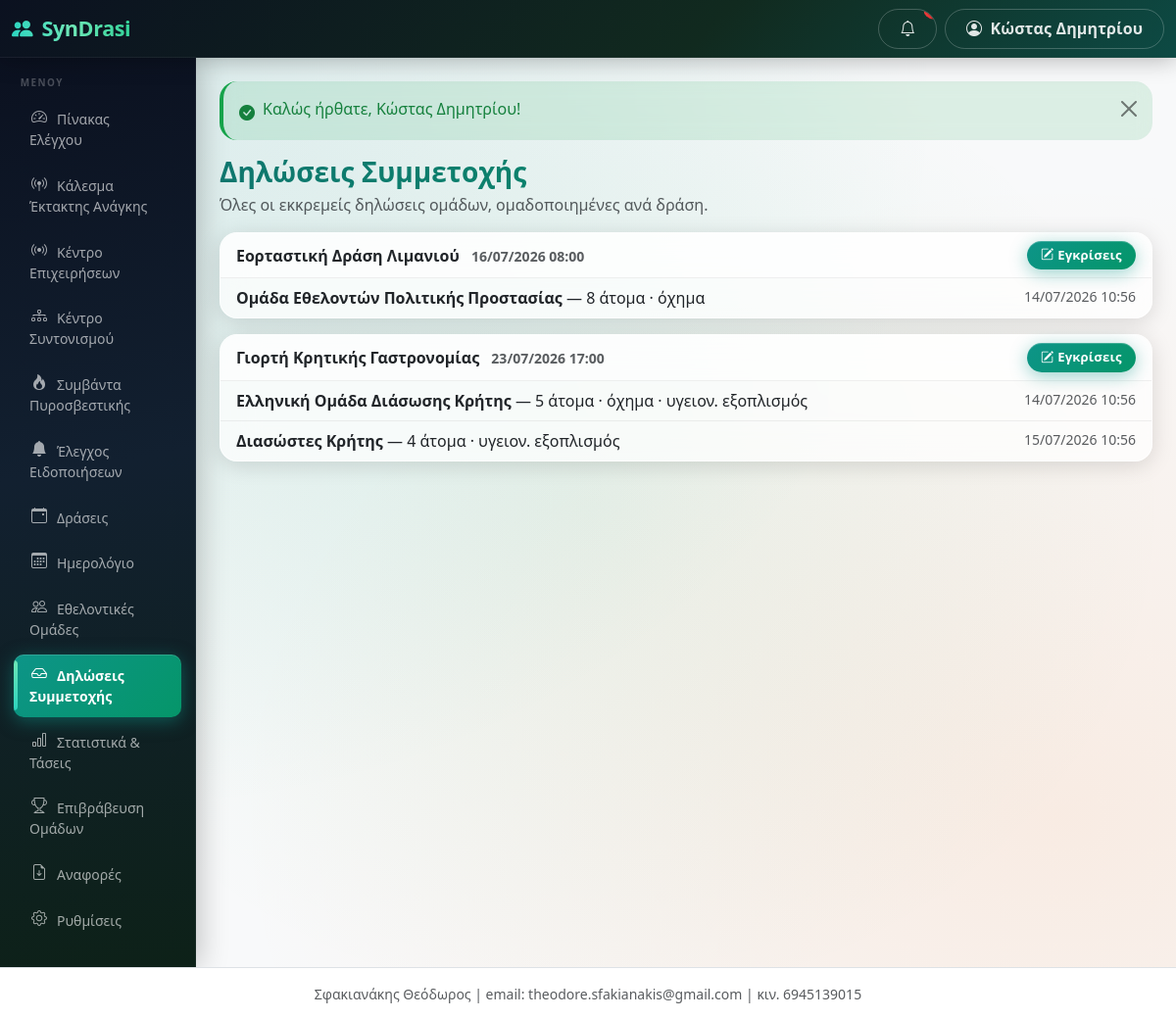
The app's page /public/applications (signed in) with its own data.
### tables this page shows
CREATE TABLE users (
  id INT AUTO_INCREMENT PRIMARY KEY,
  municipality_id INT NULL,
  team_id INT NULL,
  name VARCHAR(255) NOT NULL,
  email VARCHAR(255) NOT NULL UNIQUE,
  phone VARCHAR(50) NULL,
  password_hash VARCHAR(255) NOT NULL,
  role ENUM('super_admin','municipality_admin','team_admin','event_operator') NOT NULL,
  status ENUM('active','inactive') NOT NULL DEFAULT 'active',
  language_code VARCHAR(10) NULL,
  last_login_at DATETIME NULL,
  created_at DATETIME NOT NULL DEFAULT CURRENT_TIMESTAMP,
  updated_at DATETIME NULL ON UPDATE CURRENT_TIMESTAMP,
  INDEX idx_users_municipality_id (municipality_id),
  INDEX idx_users_team_id (team_id),
  FOREIGN KEY (language_code) REFERENCES languages(code)
);

CREATE TABLE municipalities (
  id INT AUTO_INCREMENT PRIMARY KEY,
  name VARCHAR(255) NOT NULL,
  authority_type ENUM('municipality','civil_protection','fire_service','coast_guard') NOT NULL DEFAULT 'municipality',
  official_name VARCHAR(255) NULL,
  short_name VARCHAR(80) NULL,
  city VARCHAR(255) NULL,
  address VARCHAR(255) NULL,
  email VARCHAR(255) NULL,
  phone VARCHAR(50) NULL,
  status ENUM('active','inactive') NOT NULL DEFAULT 'active',
  created_at DATETIME NOT NULL DEFAULT CURRENT_TIMESTAMP,
  updated_at DATETIME NULL ON UPDATE CURRENT_TIMESTAMP
);

CREATE TABLE event_applications (
  id INT AUTO_INCREMENT PRIMARY KEY,
  municipality_id INT NOT NULL,
  event_id INT NOT NULL,
  team_id INT NOT NULL,
  offered_people INT NOT NULL DEFAULT 0,
  offered_vehicle TINYINT(1) NOT NULL DEFAULT 0,
  offered_medical_equipment TINYINT(1) NOT NULL DEFAULT 0,
  comment TEXT NULL,
  status ENUM('pending','approved','rejected','cancelled') NOT NULL DEFAULT 'pending',
  approved_people INT NULL,
  admin_comment TEXT NULL,
  submitted_at DATETIME NOT NULL DEFAULT CURRENT_TIMESTAMP,
  reviewed_at DATETIME NULL,
  reviewed_by INT NULL,
  created_at DATETIME NOT NULL DEFAULT CURRENT_TIMESTAMP,
  updated_at DATETIME NULL ON UPDATE CURRENT_TIMESTAMP,
  actual_people INT NULL,
  actual_arrival_time DATETIME NULL,
  actual_departure_time DATETIME NULL,
  mission_commander_id INT NULL,
  members_notified_at DATETIME NULL,
  field_token VARCHAR(64) NULL COMMENT 'no-login link for the mission commander',
  field_pin VARCHAR(8) NULL COMMENT '4-digit gate for the field link (NULL = no gate)',
  UNIQUE KEY unique_event_team (event_id, team_id),
  INDEX idx_applications_municipality_id (municipality_id),
  INDEX idx_applications_event_id (event_id),
  INDEX idx_applications_team_id (team_id),
  INDEX idx_applications_status (status),
  INDEX idx_apps_field_token (field_token),
  INDEX idx_apps_event_status (event_id, status),
  INDEX idx_apps_team_status (team_id, status)
);

CREATE TABLE events (
  id INT AUTO_INCREMENT PRIMARY KEY,
  municipality_id INT NOT NULL,
  category_id INT NULL,
  title VARCHAR(255) NOT NULL,
  description TEXT NULL,
  location_name VARCHAR(255) NULL,
  address VARCHAR(255) NULL,
  latitude DECIMAL(10,7) NULL,
  longitude DECIMAL(10,7) NULL,
  start_datetime DATETIME NOT NULL,
  end_datetime DATETIME NOT NULL,
  requested_people INT NOT NULL DEFAULT 0,
  requested_vehicle TINYINT(1) NOT NULL DEFAULT 0,
  requested_medical_equipment TINYINT(1) NOT NULL DEFAULT 0,
  requested_items_json TEXT NULL,
  instructions TEXT NULL,
  status ENUM('draft','open','review','confirmed','active','closed','completed','cancelled') NOT NULL DEFAULT 'draft',
  public_token VARCHAR(64) NULL UNIQUE,
  published_at DATETIME NULL,
  created_by INT NOT NULL,
  created_at DATETIME NOT NULL DEFAULT CURRENT_TIMESTAMP,
  updated_at DATETIME NULL ON UPDATE CURRENT_TIMESTAMP,
  last_activity_at DATETIME NULL COMMENT 'bumped by live-ops writes; poll change detection (migration 040)',
  reconciliation_notes TEXT NULL,
  story_token VARCHAR(64) NULL COMMENT 'no-login public Story link',
  story_published_at DATETIME NULL,
  INDEX idx_events_municipality_id (municipality_id),
  INDEX idx_events_status (status),
  INDEX idx_events_start_datetime (start_datetime),
  INDEX idx_events_story_token (story_token),
  INDEX idx_events_muni_status_start (municipality_id, status, start_datetime)
);

CREATE TABLE volunteer_teams (
  id INT AUTO_INCREMENT PRIMARY KEY,
  municipality_id INT NOT NULL,
  name VARCHAR(255) NOT NULL,
  type VARCHAR(100) NULL,
  contact_person VARCHAR(255) NULL,
  email VARCHAR(255) NULL,
  phone VARCHAR(50) NULL,
  telegram_chat_id VARCHAR(80) NULL COMMENT 'Telegram group/channel chat_id for team notifications',
  address VARCHAR(255) NULL,
  has_vehicle TINYINT(1) NOT NULL DEFAULT 0,
  has_medical_equipment TINYINT(1) NOT NULL DEFAULT 0,
  default_people_capacity INT NULL,
  readiness_items_json TEXT NULL,
  notes TEXT NULL,
  status ENUM('active','inactive') NOT NULL DEFAULT 'active',
  created_at DATETIME NOT NULL DEFAULT CURRENT_TIMESTAMP,
  updated_at DATETIME NULL ON UPDATE CURRENT_TIMESTAMP,
  INDEX idx_teams_municipality_id (municipality_id),
  INDEX idx_teams_telegram_chat (telegram_chat_id)
);

### views/applications/pending.php (the view)
<?php
$terms = authority_context(current_municipality_id());
$eventSingularLc = mb_strtolower($terms['event_singular'] ?? 'Δράση', 'UTF-8');
?>
<h1 class="h3 mb-1"><?= e(t('applications/pending.001', 'Δηλώσεις Συμμετοχής')) ?></h1>
<p class="text-muted"><?= e(t('applications/pending.006', 'Όλες οι εκκρεμείς δηλώσεις ομάδων, ομαδοποιημένες ανά')) ?> <?= e($eventSingularLc) ?>.</p>
<?php if (!$applications): ?>
  <div class="card shadow-sm"><div class="card-body text-muted">
    <?= e(t('applications/pending.003', 'Δεν υπάρχουν εκκρεμείς δηλώσεις συμμετοχής. Όλα είναι ενημερωμένα!')) ?>
  </div></div>
<?php else: ?>
  <?php
  $grouped = [];
  foreach ($applications as $a) {
      $grouped[$a['event_id']]['title'] = $a['event_title'];
      $grouped[$a['event_id']]['start'] = $a['start_datetime'];
      $grouped[$a['event_id']]['items'][] = $a;
  }
  ?>
  <?php foreach ($grouped as $eventId => $g): ?>
    <div class="card shadow-sm mb-3">
      <div class="card-header bg-white d-flex flex-wrap justify-content-between align-items-center gap-2">
        <div>
          <strong><?= e($g['title']) ?></strong>
          <span class="text-muted small ms-2"><?= e(gr_datetime($g['start'])) ?></span>
        </div>
        <a class="btn btn-sm btn-primary" href="<?= e(url('/events/' . $eventId . '/applications')) ?>">
          <i class="bi bi-pencil-square me-1"></i><?= e(t('applications/pending.004', 'Εγκρίσεις')) ?>
        </a>
      </div>
      <ul class="list-group list-group-flush">
        <?php foreach ($g['items'] as $a): ?>
          <li class="list-group-item d-flex flex-wrap justify-content-between gap-2">
            <div>
              <strong><?= e($a['team_name']) ?></strong>
              — <?= (int) $a['offered_people'] ?> <?= e(t('applications/pending.007', 'άτομα')) ?>
              <?= $a['offered_vehicle'] ? '· όχημα' : '' ?>
              <?= $a['offered_medical_equipment'] ? '· υγειον. εξοπλισμός' : '' ?>
            </div>
            <span class="text-muted small"><?= e(gr_datetime($a['submitted_at'])) ?></span>
          </li>
        <?php endforeach; ?>
      </ul>
    </div>
  <?php endforeach; ?>
<?php endif; ?>

### app/Helpers/Router.php (shortened to what the rows shown need)
<?php
class Router
{
    private $routes = [];
    public function get($pattern, $handler, array $options = [])
    {
        $this->routes[] = ['GET', $pattern, $handler, $options];
    }
    public function post($pattern, $handler, array $options = [])
    {
        $this->routes[] = ['POST', $pattern, $handler, $options];
    }
    public function dispatch($method, $uri)
    {
        $path = parse_url($uri, PHP_URL_PATH);
        $base = base_uri();
        if ($base !== '' && strpos($path, $base) === 0) {
            $path = substr($path, strlen($base));
        } else {
            $parent = preg_replace('#/public$#', '', $base);
            if ($parent !== $base && $parent !== '' && strpos($path, $parent) === 0) {
                $path = substr($path, strlen($parent));
            }
        }
        $path = '/' . trim($path, '/');
        foreach ($this->routes as $route) {
            list($m, $pattern, $handler, $options) = $route;
            if ($m !== $method) {
                continue;
            }
            $regex = '#^' . preg_replace_callback(
                '/\{([a-zA-Z_]+)\}/',
                function ($m) {
                    return $m[1] === 'token' ? '([A-Za-z0-9]+)' : '(\d+)';
                },
                $pattern
            ) . '$#';
            if (preg_match($regex, $path, $matches)) {
                array_shift($matches);
                $this->enforceAccess($options);
                list($class, $action) = explode('@', $handler);
                $controller = new $class();
                return call_user_func_array([$controller, $action], $matches);
            }
        }
    }
    private function enforceAccess(array $options)
    {
        if (!empty($options['roles'])) {
            requireRole($options['roles']);
            return;
        }
    }
}

### views/layouts/header.php (shortened to what the rows shown need)
<?php $unreadCount = is_logged_in() ? Notification::unreadCount($_SESSION['user_id']) : 0; ?>
<!DOCTYPE html>
<html lang="el">
<head>
<link href="https://cdn.jsdelivr.net/npm/bootstrap@5.3.3/dist/css/bootstrap.min.css" rel="stylesheet">
<link href="https://cdn.jsdelivr.net/npm/bootstrap-icons@1.11.3/font/bootstrap-icons.min.css" rel="stylesheet">
<link href="<?= e(url('/assets/css/app.css')) ?>" rel="stylesheet">
</head>
<body class="bg-light">
<nav class="navbar navbar-dark syndrasi-topbar sticky-top">
  <div class="container-fluid">
    <div class="d-flex align-items-center">
      <button class="btn btn-outline-light d-lg-none me-2" type="button" data-bs-toggle="offcanvas" data-bs-target="#sidebarMenu" aria-label="<?= e(t('layouts/header.006', 'Μενού')) ?>">
      </button>
      <a class="navbar-brand fw-bold" href="<?= e(url('/')) ?>">
        <i class="bi bi-people-fill me-1"></i> SynDrasi
      </a>
    </div>
    <div class="d-flex align-items-center gap-2">
      <a href="<?= e(url('/notifications')) ?>" class="btn btn-outline-light position-relative" title="<?= e(t('layouts/header.008', 'Ειδοποιήσεις')) ?>" id="navNotifBell">
        <i class="bi bi-bell"></i>
        <span class="position-absolute top-0 start-100 translate-middle badge rounded-pill bg-danger"
              id="navNotifBadge" <?= $unreadCount > 0 ? '' : 'style="display:none"' ?>><?= (int) $unreadCount ?></span>
      </a>
      <div class="dropdown">
        <button class="btn btn-outline-light dropdown-toggle" data-bs-toggle="dropdown">
          <i class="bi bi-person-circle me-1"></i>
          <span class="d-none d-md-inline"><?= e(current_user() ? current_user()['name'] : '') ?></span>
        </button>
      </div>
    </div>
  </div>
</nav>
<div class="container-fluid">
  <div class="row">
    <?php include BASE_PATH . '/views/layouts/sidebar.php'; ?>
    <main class="col-lg-10 ms-sm-auto px-3 px-md-4 py-4">
      <?php include BASE_PATH . '/views/layouts/flash.php'; ?>

### views/layouts/sidebar.php (shortened to what the rows shown need)
<?php
$role = current_role();
$currentPath = parse_url($_SERVER['REQUEST_URI'], PHP_URL_PATH);
$midForTerms = function_exists('current_municipality_id') ? current_municipality_id() : null;
$authorityTerms = $midForTerms ? authority_context($midForTerms) : authority_defaults('municipality');
$authorityTypeForMenu = $authorityTerms['authority_type'] ?? 'municipality';
$eventMenuLabel = t('authority/' . $authorityTypeForMenu . '.event_plural', $authorityTerms['event_plural'] ?? 'Δράσεις');
$teamMenuLabel = t('authority/' . $authorityTypeForMenu . '.team_plural', $authorityTerms['team_plural'] ?? 'Εθελοντικές Ομάδες');
$menus = [];
if ($role === 'municipality_admin') {
    $menus = [
        ['/dashboard',    'bi-speedometer2',              t('layouts/sidebar.003', 'Πίνακας Ελέγχου')],
        ['/mobilizations', 'bi-broadcast-pin',            t('layouts/sidebar.004', 'Κάλεσμα Έκτακτης Ανάγκης')],
        ['/operations',   'bi-broadcast',                 t('layouts/sidebar.005', 'Κέντρο Επιχειρήσεων')],
        ['/operations/war-room', 'bi-diagram-3',          t('layouts/sidebar.006', 'Κέντρο Συντονισμού')],
        ['/fire-service', 'bi-fire',                       t('layouts/sidebar.007', 'Συμβάντα Πυροσβεστικής')],
        ['/notification-center', 'bi-bell-fill',           t('layouts/sidebar.008', 'Έλεγχος Ειδοποιήσεων')],
        ['/events',       'bi-calendar-event',            $eventMenuLabel],
        ['/events/calendar', 'bi-calendar3',              t('layouts/sidebar.009', 'Ημερολόγιο')],
        ['/teams',        'bi-people',                    $teamMenuLabel],
        ['/applications', 'bi-inbox',                     t('layouts/sidebar.010', 'Δηλώσεις Συμμετοχής')],
        ['/statistics',   'bi-bar-chart',                 t('layouts/sidebar.011', 'Στατιστικά & Τάσεις')],
        ['/awards',       'bi-trophy',                    t('layouts/sidebar.012', 'Επιβράβευση Ομάδων')],
        ['/reports',      'bi-file-earmark-arrow-down',   t('layouts/sidebar.013', 'Αναφορές')],
        ['/settings',     'bi-gear',                      t('layouts/sidebar.014', 'Ρυθμίσεις')],
    ];
}
$base = base_uri();
function sidebar_active($path, $currentPath, $base)
{
    $full = $base . $path;
    if (in_array($path, ['/dashboard','/team/dashboard','/admin/dashboard','/events/calendar'], true)) {
        return $currentPath === $full;
    }
    return strpos($currentPath, $full) === 0;
}
?>
<div class="offcanvas-lg offcanvas-start col-lg-2 d-lg-block sidebar p-0" tabindex="-1" id="sidebarMenu">
  <?php
  if (in_array($role, ['municipality_admin', 'event_operator'], true)) {
      $mid = current_municipality_id();
      if ($mid && class_exists('MunicipalitySetting')) {
          $sidebarLogoUrl = MunicipalitySetting::get($mid, 'branding_logo', '');
      }
  }
  ?>
  <div class="sidebar-label"><?= e(t('layouts/sidebar.001', 'Μενού')) ?></div>
  <ul class="nav flex-column mb-auto px-1 pb-4">
    <?php foreach ($menus as $m): ?>
    <li class="nav-item">
      <a href="<?= e(url($m[0])) ?>"
         class="nav-link sidebar-link<?= sidebar_active($m[0], $currentPath, $base) ? ' active' : '' ?>">
        <i class="bi <?= e($m[1]) ?> me-2"></i><?= e($m[2]) ?>
      </a>
    </li>
    <?php endforeach; ?>
  </ul>
</div>

### records on screen
users: name "Κώστας Δημητρίου", language_code "ΜΕΝΟΎ", language_code "Δηλώσεις Συμμετοχής", language_code "Όλες οι εκκρεμείς δηλώσεις ομάδων, ομαδοποιημένες ανά", language_code "Εγκρίσεις", language_code "άτομα"
municipalities: eventSingularLc "δράση"
event_applications: event.title "Εορταστική Δράση Λιμανιού", event.start_datetime "16/07/2026 08:00", volunteer_teams.name "Ομάδα Εθελοντών Πολιτικής Προστασίας", offered_people "8", offered_vehicle "· όχημα", submitted_at "14/07/2026 10:56"
event_applications: volunteer_teams.name "Ελληνική Ομάδα Διάσωσης Κρήτης", offered_people "5", offered_vehicle "· όχημα", offered_medical_equipment "· υγειον. εξοπλισμός", submitted_at "14/07/2026 10:56"
event_applications: volunteer_teams.name "Διασώστες Κρήτης", offered_people "4", offered_medical_equipment "· υγειον. εξοπλισμός", submitted_at "15/07/2026 10:56"

### other values on screen
$m[2] "Πίνακας Ελέγχου"
$m[2] "Κάλεσμα Έκτακτης Ανάγκης"
$m[2] "Κέντρο Επιχειρήσεων"
$m[2] "Κέντρο Συντονισμού"
$m[2] "Συμβάντα Πυροσβεστικής"
$m[2] "Έλεγχος Ειδοποιήσεων"
$m[2] "Δράσεις"
$m[2] "Ημερολόγιο"
$m[2] "Εθελοντικές Ομάδες"
$m[2] "Δηλώσεις Συμμετοχής"
$m[2] "Στατιστικά & Τάσεις"
$m[2] "Επιβράβευση Ομάδων"
$m[2] "Αναφορές"
$m[2] "Ρυθμίσεις"
$f['message'] "Καλώς ήρθατε, Κώστας Δημητρίου!"
